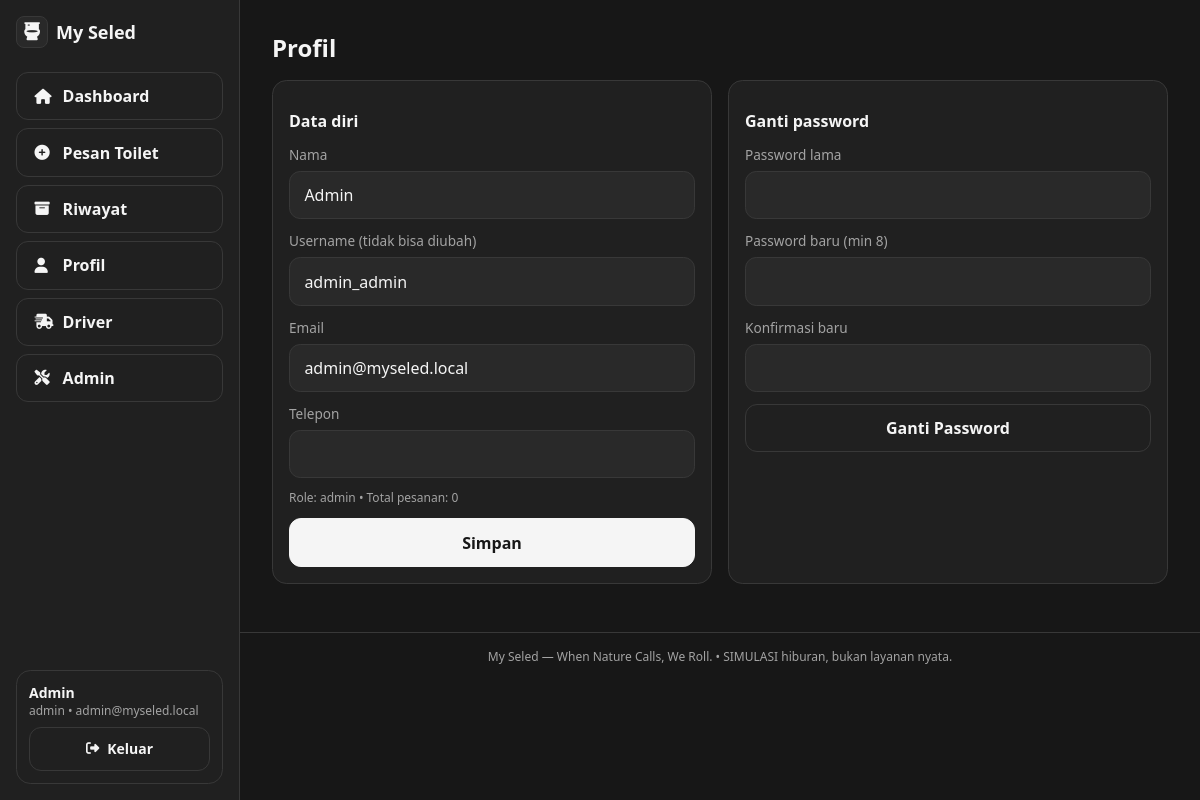
Screenshot of /profile (signed in) with the database file from the repository.
### tables this page shows
CREATE TABLE users (
  id INTEGER PRIMARY KEY AUTOINCREMENT,
  name TEXT NOT NULL,
  username TEXT NOT NULL UNIQUE,
  email TEXT NOT NULL UNIQUE,
  phone TEXT,
  password_hash TEXT NOT NULL,
  role TEXT NOT NULL DEFAULT 'user' CHECK(role IN ('user','driver','admin')),
  is_active INTEGER NOT NULL DEFAULT 1,
  is_online INTEGER NOT NULL DEFAULT 0,
  failed_logins INTEGER NOT NULL DEFAULT 0,
  locked_until TEXT,
  created_at TEXT NOT NULL,
  updated_at TEXT NOT NULL
);

### app/Core/Controller.php (called while the page is built, shortened)
<?php
class Controller
{
    protected function view(string $page, array $data = [], string $layout = 'app'): void
    {
        View::render($page, $data, $layout);
    }
}

### app/Controllers/ProfileController.php (called while the page is built, shortened)
<?php
class ProfileController extends Controller
{
    public function show(array $p = []): void
    {
        $user = Auth::user();
        $pdo = Database::connection();
        $total = (int)$pdo->query('SELECT COUNT(*) FROM orders WHERE user_id=' . (int)$user['id'])->fetchColumn();
        $this->view('profile/index', ['title' => 'Profil', 'user' => $user, 'total' => $total], 'app');
    }
}

### public/index.php (called while the page is built, shortened)
<?php
require __DIR__ . '/../app/bootstrap.php';
$router = new Router();
$uri = parse_url($_SERVER['REQUEST_URI'] ?? '/', PHP_URL_PATH) ?: '/';
$router->dispatch($_SERVER['REQUEST_METHOD'] ?? 'GET', $uri);

### app/Core/Database.php (called while the page is built, shortened)
<?php
class Database
{
    private static ?PDO $pdo = null;
    public static function connection(): PDO
    {
        if (self::$pdo instanceof PDO) {
            return self::$pdo;
        }
        $cfg = require BASE_PATH . '/config/database.php';
        $pdo = new PDO($cfg['dsn'], null, null, $cfg['options']);
        $pdo->exec('PRAGMA foreign_keys = ON');
        $pdo->exec('PRAGMA journal_mode = WAL');
        $pdo->exec('PRAGMA busy_timeout = 5000');
        self::$pdo = $pdo;
        return $pdo;
    }
}

### app/Models/User.php (called while the page is built, shortened)
<?php
class User
{
    public static function findById(int $id): ?array
    {
        $st = Database::connection()->prepare('SELECT * FROM users WHERE id = ? LIMIT 1');
        $st->execute([$id]);
        $r = $st->fetch();
        return $r ?: null;
    }
}

### app/Core/Auth.php (called while the page is built, shortened)
<?php
class Auth
{
    public static function user(): ?array
    {
        return User::findById((int)$_SESSION['user_id']);
    }
}

### app/Middleware/AuthMiddleware.php (called while the page is built, shortened)
<?php
class AuthMiddleware
{
    public static function handle(): bool
    {
        $u = Auth::user();
        return true;
    }
}

### app/bootstrap.php (called while the page is built, shortened)
<?php
spl_autoload_register(function ($class) {
    if (str_starts_with($class, 'App\\')) {
        $rel = str_replace('\\', '/', substr($class, 4));
        $file = BASE_PATH . '/app/' . $rel . '.php';
    }
});
$config = require BASE_PATH . '/config/app.php';

### pages/profile/index.php (the view, shortened to what this page needs)
<h1 class="text-2xl font-bold">Profil</h1>
<div class="grid md:grid-cols-2 gap-4 mt-4">
  <form method="POST" action="/profile" class="card p-4 space-y-3">
    <h2 class="font-bold">Data diri</h2>
    <div><label class="label">Nama</label><input name="name" class="input" value="<?= View::e($user['name']) ?>"></div>
    <div><label class="label">Username (tidak bisa diubah)</label><input class="input" value="<?= View::e($user['username']) ?>" disabled></div>
    <div><label class="label">Email</label><input name="email" type="email" class="input" value="<?= View::e($user['email']) ?>"></div>
    <div><label class="label">Telepon</label><input name="phone" class="input" value="<?= View::e($user['phone'] ?? '') ?>"></div>
    <div class="muted text-xs">Role: <?= View::e($user['role']) ?> • Total pesanan: <?= (int)($total ?? 0) ?></div>
    <button class="btn btn-primary w-full">Simpan</button>
  </form>
  <form method="POST" action="/profile/password" class="card p-4 space-y-3">
    <h2 class="font-bold">Ganti password</h2>
    <div><label class="label">Password lama</label><input name="old_password" type="password" class="input" required></div>
    <div><label class="label">Password baru (min 8)</label><input name="new_password" type="password" class="input" required></div>
    <div><label class="label">Konfirmasi baru</label><input name="new_password_confirm" type="password" class="input" required></div>
    <button class="btn btn-ghost w-full">Ganti Password</button>
  </form>
</div>

### app/Core/Router.php (shortened to what this page needs)
<?php
class Router
{
    private array $routes = [];
    public function add(string|array $methods, string $pattern, callable|array $handler, array $middleware = []): void
    {
        $methods = array_map('strtoupper', (array)$methods);
        [$regex, $params] = $this->compile($pattern);
        foreach ($methods as $m) {
            $this->routes[$m][] = [
                'pattern' => $pattern,
                'regex' => $regex,
                'params' => $params,
                'handler' => $handler,
                'middleware' => $middleware,
            ];
        }
    }
    private function compile(string $pattern): array
    {
        $params = [];
        $regex = preg_replace_callback('#\{(\w+)\}#', function ($mm) use (&$params) {
            $params[] = $mm[1];
            return '([^/]+)';
        }, $pattern);
        return ['#^' . $regex . '$#', $params];
    }
    public function dispatch(string $method, string $path): void
    {
        $method = strtoupper($method);
        $routes = $this->routes[$method] ?? [];
        foreach ($routes as $r) {
            if (preg_match($r['regex'], $path, $matches)) {
                array_shift($matches);
                $params = [];
                foreach ($r['middleware'] as $mw) {
                    $res = $this->runMiddleware($mw, $params);
                }
                $this->callHandler($r['handler'], $params);
                return;
            }
        }
    }
    private function runMiddleware(string $mw, array $params)
    {
        return match ($mw) {
            'auth' => \App\Middleware\AuthMiddleware::handle(),
            'guest' => \App\Middleware\AuthMiddleware::guest(),
            default => $this->runRole($mw),
        };
    }
    private function callHandler(callable|array $handler, array $params): void
    {
        [$class, $method] = $handler;
        $obj = new $class();
        $obj->$method($params);
    }
}

### components/layouts/app.php (shortened to what this page needs)
<?php
$user = \App\Core\Auth::user();
?>
<!DOCTYPE html>
<html lang="id">
<head>
<script src="https://cdn.tailwindcss.com"></script>
<link rel="stylesheet" href="/assets/css/custom.css">
<link rel="stylesheet" href="https://unpkg.com/leaflet@1.9.4/dist/leaflet.css">
<link rel="stylesheet" href="https://cdnjs.cloudflare.com/ajax/libs/font-awesome/6.5.2/css/all.min.css">
</head>
<body class="min-h-screen">
<div class="flex min-h-screen">
  <aside class="sidebar-desktop w-60 shrink-0 border-r border-[#383838] bg-[#202020] p-4 hidden md:flex flex-col gap-2">
    <a href="<?= $user ? '/home' : '/' ?>" class="flex items-center gap-2 font-extrabold text-lg mb-4"><span class="w-8 h-8 inline-flex items-center justify-center rounded-lg bg-[#292929] border border-[#383838]"><i class="fa-solid fa-toilet"></i></span> My Seled</a>
    <?php if ($user): ?>
      <a href="/home" class="btn btn-ghost justify-start"><i class="fa-solid fa-house w-5"></i> Dashboard</a>
      <a href="/order" class="btn btn-ghost justify-start"><i class="fa-solid fa-circle-plus w-5"></i> Pesan Toilet</a>
      <a href="/orders" class="btn btn-ghost justify-start"><i class="fa-solid fa-box-archive w-5"></i> Riwayat</a>
      <a href="/profile" class="btn btn-ghost justify-start"><i class="fa-solid fa-user w-5"></i> Profil</a>
      <?php if (in_array($user['role'], ['driver','admin'])): ?><a href="/driver" class="btn btn-ghost justify-start"><i class="fa-solid fa-truck-fast w-5"></i> Driver</a><?php endif; ?>
      <?php if ($user['role']==='admin'): ?><a href="/admin" class="btn btn-ghost justify-start"><i class="fa-solid fa-screwdriver-wrench w-5"></i> Admin</a><?php endif; ?>
      <div class="mt-auto card p-3 text-sm"><div class="font-semibold"><?= View::e($user['name']) ?></div><div class="muted text-xs"><?= View::e($user['role']) ?> • <?= View::e($user['email']) ?></div><a href="/logout" class="btn btn-ghost w-full mt-2 text-sm"><i class="fa-solid fa-right-from-bracket"></i> Keluar</a></div>
    <?php else: ?>
      <a href="/" class="btn btn-ghost justify-start">Beranda</a>
      <a href="/login" class="btn btn-ghost justify-start">Masuk</a>
      <a href="/register" class="btn btn-primary justify-start">Daftar</a>
    <?php endif; ?>
  </aside>
  <div class="flex-1 min-w-0">
    <main class="p-4 md:p-8 max-w-5xl mx-auto pb-24 md:pb-12">
      <?= $content ?? '' ?>
    </main>
    <footer class="border-t border-[#383838] p-4 text-center muted text-xs">My Seled — When Nature Calls, We Roll. • SIMULASI hiburan, bukan layanan nyata.</footer>
  </div>
</div>
</body>
</html>

### public/assets/css/custom.css (style rules this page uses)
:root { --bg: #171717; --surface: #202020; --surface2: #292929; --border: #383838; --text: #F5F5F5; --muted: #A3A3A3; --accent: #D4D4D4; --success: #4ADE80; --warning: #FBBF24; --error: #F87171; }
html, body { background: var(--bg); color: var(--text); }
body { font-family: ui-sans-serif, system-ui, -apple-system, "Segoe UI", Roboto, Inter, Arial, sans-serif; }
.card { background: var(--surface); border: 1px solid var(--border); border-radius: 0.9rem; }
.muted { color: var(--muted); }
.btn { display: inline-flex; align-items: center; justify-content: center; gap: .5rem; font-weight: 600; border-radius: .75rem; padding: .7rem 1.1rem; border: 1px solid var(--border); transition: all .15s ease; }
.btn-primary { background: var(--text); color: #171717; border-color: var(--text); }
.btn-ghost { background: transparent; color: var(--text); }
.input, .select, .textarea { width: 100%; background: var(--surface2); border: 1px solid var(--border); color: var(--text); border-radius: .7rem; padding: .7rem .9rem; }
.label { font-size: .85rem; color: var(--muted); margin-bottom: .35rem; display: block; }
.btn .fa-solid, .btn .fa-regular { font-size: .95em; }

### rows the page displays
users: name "Admin", role "admin", email "admin@myseled.local", username "admin_admin"

### other values shown
$total "0"
